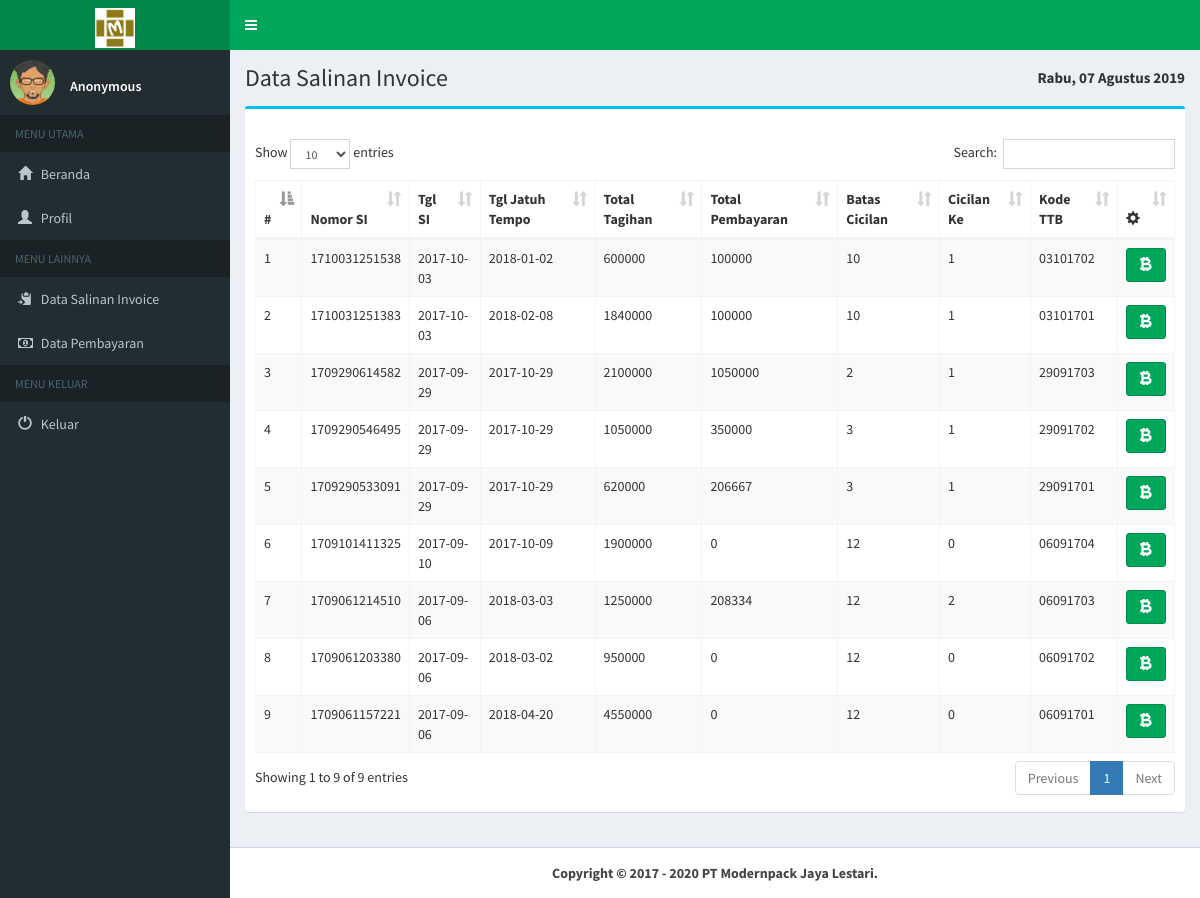
The page /pages/finance/index.php?hal=dsi (signed in) on the database its author committed.
### tables this page shows
CREATE TABLE IF NOT EXISTS `pegawai` (
  `kd_pegawai` char(4) NOT NULL,
  `nm_pegawai` varchar(30) NOT NULL,
  `bagian` varchar(15) DEFAULT NULL,
  `alamat_pegawai` text NOT NULL,
  `no_telp_pegawai` varchar(13) NOT NULL,
  `password` varchar(10) NOT NULL,
  `level` char(1) NOT NULL
);

CREATE TABLE IF NOT EXISTS `salinan_invoice` (
  `no_si` char(13) NOT NULL,
  `tgl_si` date NOT NULL,
  `total_tagihan` int(9) NOT NULL,
  `tgl_jatuh_tempo` date NOT NULL,
  `batas_cicilan` int(2) NOT NULL,
  `total_pembayaran` int(9) NOT NULL,
  `cicilan_ke` int(2) NOT NULL,
  `kd_ttb` char(8) NOT NULL
);

CREATE TABLE IF NOT EXISTS `ttb` (
  `kd_ttb` char(8) NOT NULL,
  `tgl_ttb` date NOT NULL,
  `no_sj` varchar(10) NOT NULL,
  `no_kendaraan` varchar(11) NOT NULL,
  `nm_supir` varchar(50) NOT NULL,
  `kd_pegawai` char(4) NOT NULL,
  `kd_po` char(8) NOT NULL,
  `status_ttb` enum('0','1') NOT NULL
);

### pages/finance/data/si/data.php (the view, shortened to what this page needs)
<div class="content-wrapper">
  <section class="content-header">
    <h1>
    Data Salinan Invoice
    </h1>
    <ol class="breadcrumb">
      <b><p style="font-size:15px; margin-top:-5px"><?php echo tglIndonesia(date('D, d F Y')); ?></p></b>
    </ol>
  </section>
  <section class="content">
    <div class="box box-info">
      <div class="box-header">
      </div>
      <div class="box-body">
        <table id="example1" class="table table-bordered table-striped">
          <thead>
            <tr>
              <th>#</th>
              <th>Nomor SI</th>
              <th>Tgl SI</th>
              <th>Tgl Jatuh Tempo</th>
              <th>Total Tagihan</th>
              <th>Total Pembayaran</th>
              <th>Batas Cicilan</th>
              <th>Cicilan Ke</th>
              <th>Kode TTB</th>
              <th><span class="glyphicon glyphicon-cog"></span></th>
            </tr>
          </thead>
          <tbody>
            <?php
            $query = "SELECT a.*,b.* from salinan_invoice a, ttb b where a.kd_ttb=b.kd_ttb order by no_si desc";
            $tampil = mysql_query($query);
            $no = 1;
            while ($r = mysql_fetch_array($tampil)) {
            echo "
            <tr>
              <td>$no</td>
              <td>$r[no_si]</td>
              <td>$r[tgl_si]</td>
              <td>$r[tgl_jatuh_tempo]</td>
              <td>$r[total_tagihan]</td>
              <td>$r[total_pembayaran]</td>
              <td>$r[batas_cicilan]</td>
              <td>$r[cicilan_ke]</td>
              <td>$r[kd_ttb]</td>
              <td><a title='Lakukan Pembayaran' class='btn btn-success' href='index.php?hal=ebyr&&no_si=$r[no_si]'><i class='glyphicon glyphicon-btc'></i></a></td>
            </tr>
            ";
            $no++;}
            ?>
          </tbody>
        </table>
      </div>
    </div>
  </section>
</div>

### pages/finance/header.php (shortened to what this page needs)
<?php
  function tglIndonesia($str){
        $tr   = trim($str);
        $str    = str_replace(array('Sun', 'Mon', 'Tue', 'Wed', 'Thu', 'Fri', 'Sat', 'January', 'February', 'March', 'April', 'May', 'June', 'July', 'August', 'September', 'October', 'November', 'December'), array('Minggu', 'Senin', 'Selasa', 'Rabu', 'Kamis', 'Jum\'at', 'Sabtu', 'Januari', 'Februari', 'Maret', 'April', 'Mei', 'Juni', 'Juli', 'Agustus', 'September', 'Oktober', 'November', 'Desember'), $tr);
        return $str;
    }
?>
<!DOCTYPE html>
<html>
<head>
  <link rel="stylesheet" href="../../bootstrap/css/bootstrap.min.css">
  <link rel="stylesheet" href="https://cdnjs.cloudflare.com/ajax/libs/font-awesome/4.5.0/css/font-awesome.min.css">
  <link rel="stylesheet" href="https://cdnjs.cloudflare.com/ajax/libs/ionicons/2.0.1/css/ionicons.min.css">
  <link rel="stylesheet" href="../../plugins/daterangepicker/daterangepicker.css">
  <link rel="stylesheet" href="../../plugins/datepicker/datepicker3.css">
  <link rel="stylesheet" href="../../plugins/iCheck/all.css">
  <link rel="stylesheet" href="../../plugins/colorpicker/bootstrap-colorpicker.min.css">
  <link rel="stylesheet" href="../../plugins/timepicker/bootstrap-timepicker.min.css">
  <link rel="stylesheet" href="../../plugins/select2/select2.min.css">
  <link rel="stylesheet" href="../../dist/css/AdminLTE.min.css">
  <link rel="stylesheet" href="../../plugins/datatables/dataTables.bootstrap.css">
  <link rel="stylesheet" href="../../dist/css/skins/_all-skins.min.css">
</head>
<body class="hold-transition skin-green sidebar-mini">
<div class="wrapper">
  <header class="main-header">
    <a href="index.php" class="logo">
      <span class="logo-lg"><img src="../../images/logo.png" height="40" width="40"></span>
    </a>
    <nav class="navbar navbar-static-top">
      <a href="#" class="sidebar-toggle" data-toggle="offcanvas" role="button">
      </a>
    </nav>
  </header>
  <aside class="main-sidebar">
    <section class="sidebar">
      <div class="user-panel">
        <div class="pull-left image">
          <img src="../../dist/img/avatar04.png" class="img-circle" alt="User Image">
        </div>
        <div class="pull-left info">
          <?php
            $kd = $_SESSION['kd_pegawai'];
            $sql = "select kd_pegawai,nm_pegawai from pegawai where kd_pegawai='".$kd."'";
            $query = mysql_query($sql);
            while($data = mysql_fetch_array($query)){
              echo  "<br><p>" .$data['nm_pegawai']. "</b></p>";
            }
          ?>
        </div>
      </div>
      <ul class="sidebar-menu">
        <li class="header">MENU UTAMA</li>
        <li><a href="index.php?hal=beranda"><i class="glyphicon glyphicon-home"></i> <span>Beranda</span></a></li>
        <li><a href="index.php?hal=pfl"><i class="glyphicon glyphicon-user"></i> <span>Profil</span></a></li>
        <li class="header">MENU LAINNYA</li>
        <li><a href="index.php?hal=dsi"><i class="glyphicon glyphicon-copy"></i> <span>Data Salinan Invoice</span></a></li>
        <li><a href="index.php?hal=byr"><i class="fa fa-money"></i> <span>Data Pembayaran</span></a></li>
        <li class="header">MENU KELUAR</li>
        <li><a href="keluar.php"><i class="glyphicon glyphicon-off"></i> <span>Keluar</span></a></li>
      </ul>
    </section>
  </aside>

### rows shown on the page
pegawai: nm_pegawai "Anonymous"
salinan_invoice: no_si "1710031251538", tgl_si "2017-10-03", tgl_jatuh_tempo "2018-01-02", total_tagihan "600000", total_pembayaran "100000", batas_cicilan "10", cicilan_ke "1", kd_ttb.kd_ttb "03101702"
salinan_invoice: no_si "1710031251383", tgl_si "2017-10-03", tgl_jatuh_tempo "2018-02-08", total_tagihan "1840000", total_pembayaran "100000", batas_cicilan "10", cicilan_ke "1", kd_ttb.kd_ttb "03101701"
salinan_invoice: no_si "1709290614582", tgl_si "2017-09-29", tgl_jatuh_tempo "2017-10-29", total_tagihan "2100000", total_pembayaran "1050000", batas_cicilan "2", cicilan_ke "1", kd_ttb.kd_ttb "29091703"
salinan_invoice: no_si "1709290546495", tgl_si "2017-09-29", tgl_jatuh_tempo "2017-10-29", total_tagihan "1050000", total_pembayaran "350000", batas_cicilan "3", cicilan_ke "1", kd_ttb.kd_ttb "29091702"
salinan_invoice: no_si "1709290533091", tgl_si "2017-09-29", tgl_jatuh_tempo "2017-10-29", total_tagihan "620000", total_pembayaran "206667", batas_cicilan "3", cicilan_ke "1", kd_ttb.kd_ttb "29091701"
salinan_invoice: no_si "1709101411325", tgl_si "2017-09-10", tgl_jatuh_tempo "2017-10-09", total_tagihan "1900000", total_pembayaran "0", batas_cicilan "12", cicilan_ke "0", kd_ttb.kd_ttb "06091704"
salinan_invoice: no_si "1709061214510", tgl_si "2017-09-06", tgl_jatuh_tempo "2018-03-03", total_tagihan "1250000", total_pembayaran "208334", batas_cicilan "12", cicilan_ke "2", kd_ttb.kd_ttb "06091703"
salinan_invoice: no_si "1709061203380", tgl_si "2017-09-06", tgl_jatuh_tempo "2018-03-02", total_tagihan "950000", total_pembayaran "0", batas_cicilan "12", cicilan_ke "0", kd_ttb.kd_ttb "06091702"
salinan_invoice: no_si "1709061157221", tgl_si "2017-09-06", tgl_jatuh_tempo "2018-04-20", total_tagihan "4550000", total_pembayaran "0", batas_cicilan "12", cicilan_ke "0", kd_ttb.kd_ttb "06091701"
